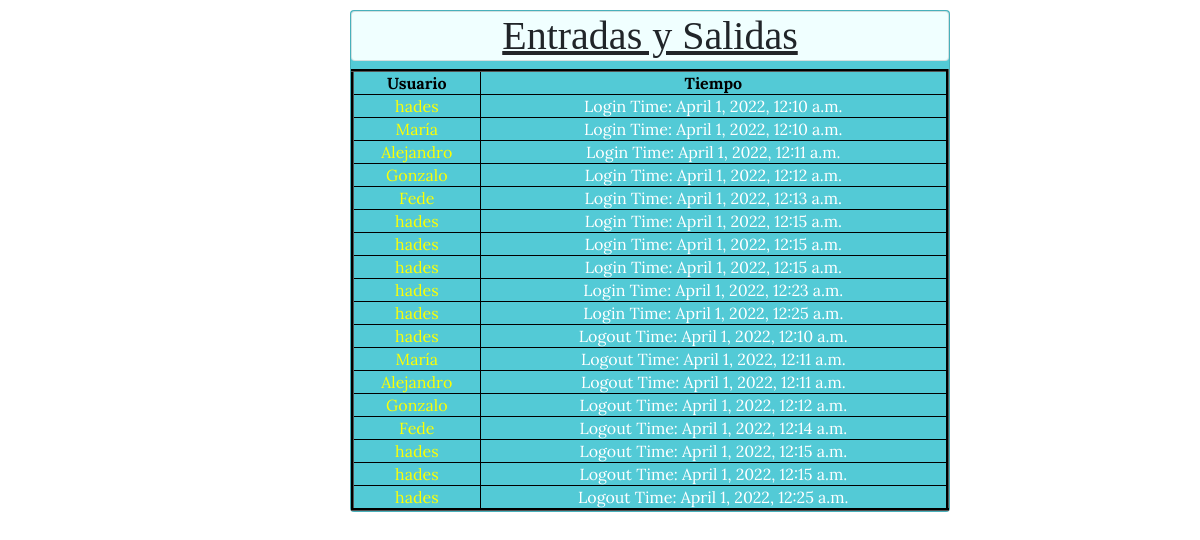
The app's page /inicio/ (lower part), older data.
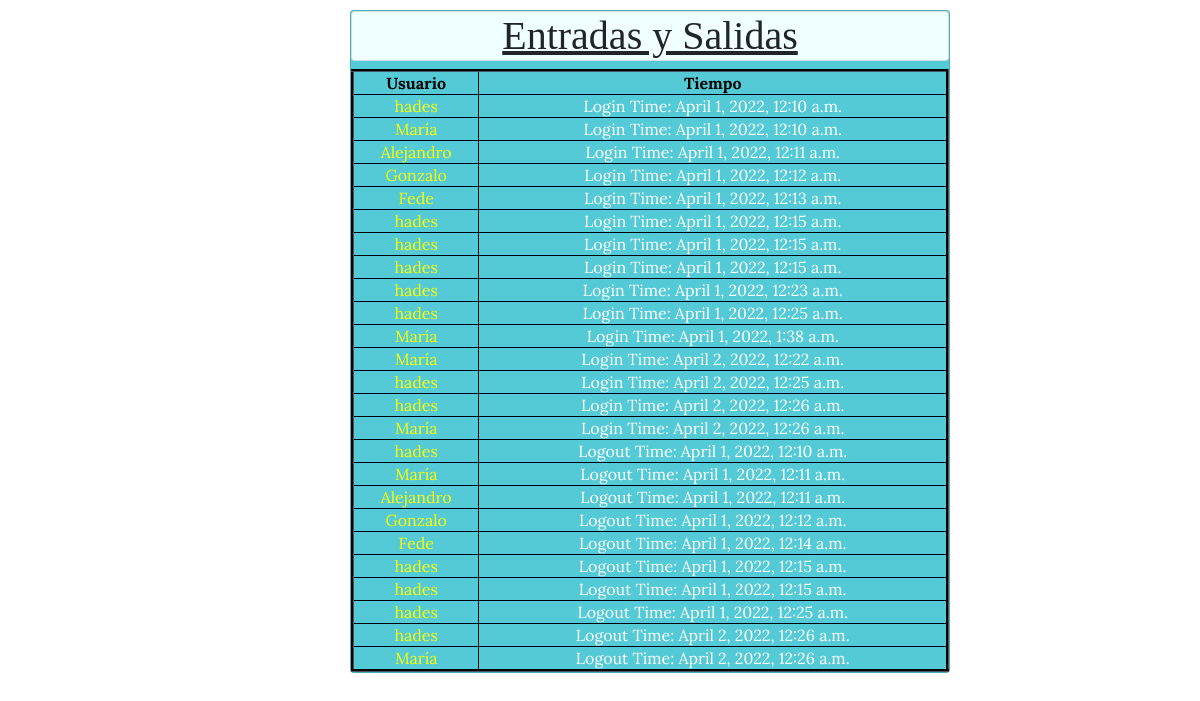
The same page, newer data.
### UCI_App/models.py (models this page shows, shortened)
class LoginLogoutLog(models.Model):
    user = models.ForeignKey(User, on_delete=models.CASCADE)
    session_key = models.CharField(max_length=100, blank=False, null=False)
    host = models.CharField(max_length=100, blank=False, null=False)
    login_time = models.DateTimeField(blank=True, null=True)
    logout_time = models.DateTimeField(blank=True, null=True)
    class Meta:
        db_table = 'Entradas y Salidas'
        verbose_name = 'Entrada o Salida'
        verbose_name_plural ='Entradas y Salidas'

### UCI_App/views.py (the view, shortened to what this page needs)
# urls.py: path('inicio/', views.Inicio, name="Inicio"),
def Inicio(request):
    user='hades'
    estats = 0
    temp = 0
    id = 0
    count = Conexiones.objects.filter(conexion='Conectado').count
    conexiones = Conexiones.objects.all()
    usuario = request.user
    cuentas = Cuenta.objects.all()
    logins = LoginLogoutLog.objects.all()
    form = MapasHitsForm(request.POST or None)
    propuestas = RPropuestas.objects.all()
    labels = []
    data = []
    queryset = NumHits.objects.order_by('-num')[:5]
    for user in queryset:
        labels.append(user.user)
        data.append(user.num)
    return render(request,"inicio.html",{'cuentas':cuentas, 'usuario':usuario, 'count':count, 'propuestas': propuestas, 'logins':logins, 'form':form, 'estats':estats, 'labels':labels, 'data':data, 'conexiones':conexiones} )

### UCI_App/models.py (called while the page is built)
    def __str__(self):
        return self.Centros

### templates/inicio.html (shortened to what this page needs)
{%  extends "base.html" %}
{% load static %}
{% block content %}
    <section class="ContenedorMapas"  style=" width: 100%; background-color: white">
    <section class="card" style=" background-color: rgba(10,180,197,0.7);margin: 10px 0px 0px 350px; width: 50%">
    <h1 class="card" style="text-align: center; text-decoration-line: underline; background-color: azure">Entradas y Salidas</h1>
    <table style="text-align: center; border-color: black" border='3'">
            <tr style="text-align: center; color:black">
                <th>Usuario</th>
                <th>Tiempo</th>
            </tr>
    {% for login in logins %}
        {%  if login.login_time == None %}
        {% else %}
            <tr style="text-align: center">
                <td style="color:yellow; font: bolder">{{ login.user }}</td>
                <td style="color: white">Login Time: {{ login.login_time }}</td>
            </tr>
        {% endif %}
    {% endfor %}
    {% for login in logins %}
        {%  if login.logout_time == None %}
        {% else %}
            <tr style="text-align: center">
                <td style="color:yellow; font: bolder">{{ login.user }}</td>
                <td style="color: white">Logout Time: {{ login.logout_time }}</td>
            </tr>
        {% endif %}
    {% endfor %}
    </table>
    </section>
    </section>
{% endblock %}

Row changes from the older to the newer data that the page shows:
added LoginLogoutLog: user "María", login_time "April 1, 2022, 1:38 a.m.", shown under "Entradas y Salidas"
added LoginLogoutLog: user "María", login_time "April 2, 2022, 12:22 a.m.", shown under "Entradas y Salidas"
added LoginLogoutLog: user "hades", login_time "April 2, 2022, 12:25 a.m.", shown under "Entradas y Salidas"
added LoginLogoutLog: user "hades", login_time "April 2, 2022, 12:26 a.m.", shown under "Entradas y Salidas"
added LoginLogoutLog: user "María", login_time "April 2, 2022, 12:26 a.m.", shown under "Entradas y Salidas"
added LoginLogoutLog: user "hades", logout_time "April 2, 2022, 12:26 a.m."
added LoginLogoutLog: user "María", logout_time "April 2, 2022, 12:26 a.m."
